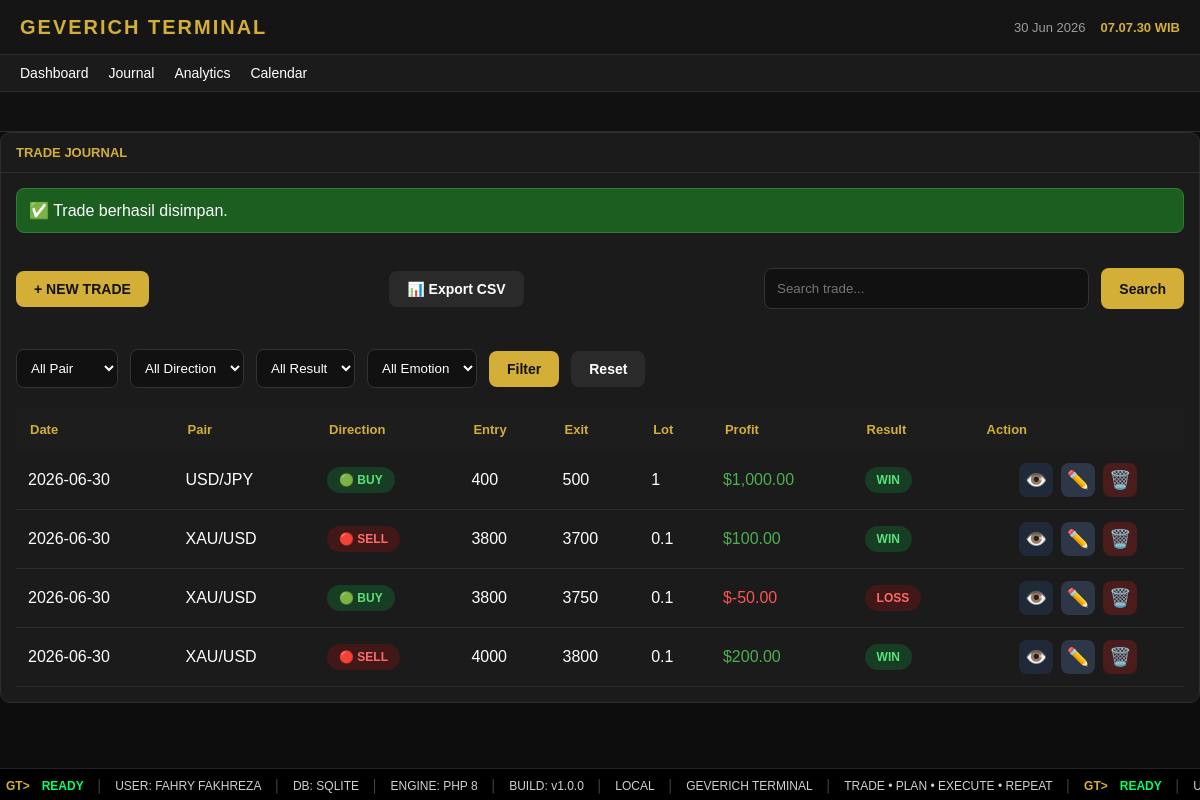
The app's page /?page=journal&success=1, older data.
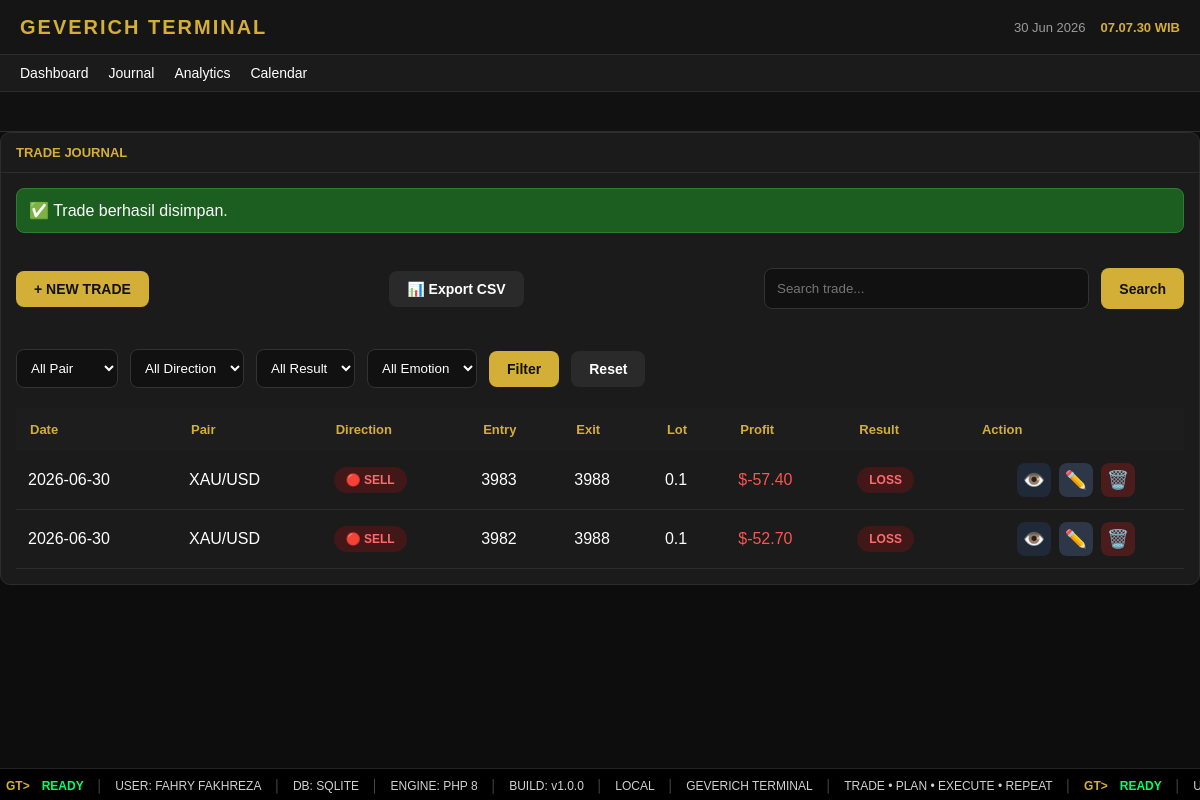
The same page, newer data.
### tables this page shows
CREATE TABLE trades (

id INTEGER PRIMARY KEY AUTOINCREMENT,

tanggal TEXT NOT NULL,

pair TEXT NOT NULL,

direction TEXT NOT NULL,

entry_price REAL NOT NULL,

sl REAL,

tp REAL,

exit_price REAL,

lot REAL,

profit_usd REAL DEFAULT 0,

hasil TEXT,

emotion TEXT,

note TEXT,

created_at DATETIME DEFAULT CURRENT_TIMESTAMP

);

### pages/journal.php (the view, shortened to what this page needs)
<?php
$db = getDB();
$sql = "SELECT * FROM trades WHERE 1=1";
$params = [];
$sql .= " ORDER BY tanggal DESC, id DESC";
$stmt = $db->prepare($sql);
$stmt->execute($params);
$trades = $stmt->fetchAll();
?>
<div class="card">
    <div class="panel-title">
        TRADE JOURNAL
    </div>
    <div class="panel-content">
        <?php if(isset($_GET['success'])): ?>
            <div class="success-box">
                ✅ Trade berhasil disimpan.
            </div>
        <?php endif; ?>
<div class="journal-header">
    <a href="?page=journal-create" class="btn btn-primary">
        + NEW TRADE
    </a>
   <a href="pages/export-csv.php" class="btn btn-secondary">
📊 Export CSV
</a>
    <form method="GET" class="journal-search">
        <input
            type="text"
            name="search"
            placeholder="Search trade..."
            value="<?= htmlspecialchars($_GET['search'] ?? '') ?>"
        >
        <button class="btn btn-primary">
            Search
        </button>
    </form>
</div>
    <form method="GET" class="journal-filter">
    <select name="pair">
        <option value="">All Pair</option>
    </select>
    <select name="direction">
    <option value="">All Direction</option>
</select>
<select name="hasil">
    <option value="">All Result</option>
</select>
<select name="emotion">
    <option value="">All Emotion</option>
</select>
    <button class="btn btn-primary">
        Filter
    </button>
    <a href="?page=journal" class="btn btn-secondary">
        Reset
    </a>
</form>
        <table class="trade-table">
            <thead>
            <tr>
                <th>Date</th>
                <th>Pair</th>
                <th>Direction</th>
                <th>Entry</th>
                <th>Exit</th>
                <th>Lot</th>
                <th>Profit</th>
                <th>Result</th>
                <th>Action</th>
            </tr>
            </thead>
            <tbody>
            <?php foreach($trades as $trade): ?>
            <tr>
                <td><?= $trade['tanggal'] ?></td>
                <td><?= $trade['pair'] ?></td>
<td>
<?php if($trade['direction']=="BUY"): ?>
<span class="badge badge-buy">
🟢 BUY
</span>
<?php else: ?>
<span class="badge badge-sell">
🔴 SELL
</span>
<?php endif; ?>
</td>
                <td><?= $trade['entry_price'] ?></td>
                <td><?= $trade['exit_price'] ?></td>
                <td><?= $trade['lot'] ?></td>
<td>
<?php
$profit=(float)$trade['profit_usd'];
?>
<span style="color:<?= $profit>=0 ? '#4caf50' : '#ff5252' ?>">
$<?= number_format($profit,2) ?>
</span>
</td>
                <td>
<?php
$class="badge-be";
if($trade['hasil']=="WIN"){
    $class="badge-win";
}
if($trade['hasil']=="LOSS"){
    $class="badge-loss";
}
?>
<span class="badge <?= $class ?>">
<?= $trade['hasil'] ?>
</span>
</td>
<td>
<div class="action-group">
<a href="?page=trade-view&id=<?= $trade['id'] ?>" class="action-btn view">
👁️
</a>
<a href="?page=trade-edit&id=<?= $trade['id'] ?>" class="action-btn edit">
✏️
</a>
<a href="pages/delete-trade.php?id=<?= $trade['id'] ?>"
class="action-btn delete"
onclick="return confirm('Yakin ingin menghapus trade ini?')">
🗑️
</a>
</div>
</td>
            </tr>
            <?php endforeach; ?>
            </tbody>
        </table>
    </div>
</div>

Row changes from the older to the newer data that the page shows:
removed trades: tanggal "2026-06-30", pair "USD/JPY", direction "🟢 BUY", entry_price "400", exit_price "500", lot "1", profit_usd "1,000.00", hasil "WIN"
removed trades: tanggal "2026-06-30", pair "XAU/USD", direction "🔴 SELL", entry_price "3800", exit_price "3700", lot "0.1", profit_usd "100.00", hasil "WIN"
removed trades: tanggal "2026-06-30", pair "XAU/USD", direction "🟢 BUY", entry_price "3800", exit_price "3750", lot "0.1", profit_usd "-50.00", hasil "LOSS"
removed trades: tanggal "2026-06-30", pair "XAU/USD", direction "🔴 SELL", entry_price "4000", exit_price "3800", lot "0.1", profit_usd "200.00", hasil "WIN"
added trades: tanggal "2026-06-30", pair "XAU/USD", direction "🔴 SELL", entry_price "3983", exit_price "3988", lot "0.1", profit_usd "-57.40", hasil "LOSS"
added trades: tanggal "2026-06-30", pair "XAU/USD", direction "🔴 SELL", entry_price "3982", exit_price "3988", lot "0.1", profit_usd "-52.70", hasil "LOSS"
